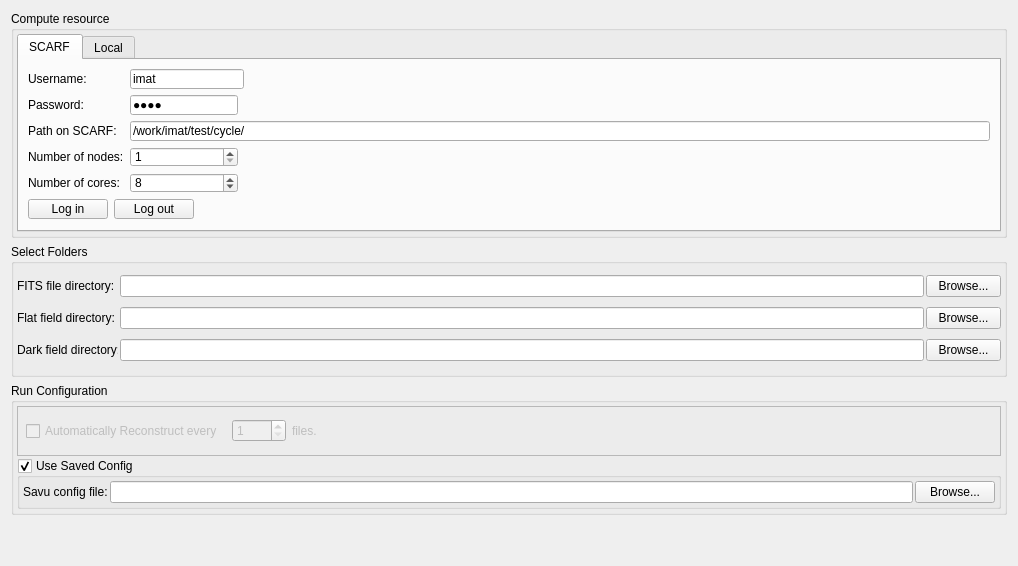
      <widget class="QWidget" name="setupTab">
       <property name="enabled">
        <bool>true</bool>
       </property>
       <attribute name="title">
        <string>Setup</string>
       </attribute>
       <layout class="QVBoxLayout" name="verticalLayout_8">
        <item>
         <widget class="QGroupBox" name="groupBox">
          <property name="sizePolicy">
           <sizepolicy hsizetype="Preferred" vsizetype="Preferred">
            <horstretch>0</horstretch>
            <verstretch>1</verstretch>
           </sizepolicy>
          </property>
          <property name="minimumSize">
           <size>
            <width>0</width>
            <height>0</height>
           </size>
          </property>
          <property name="title">
           <string>Compute resource</string>
          </property>
          <layout class="QGridLayout" name="gridLayout_25">
           <property name="margin">
            <number>3</number>
           </property>
           <property name="spacing">
            <number>2</number>
           </property>
           <item row="0" column="0">
            <widget class="QTabWidget" name="tabWidget_comp_resource">
             <property name="sizePolicy">
              <sizepolicy hsizetype="Expanding" vsizetype="Expanding">
               <horstretch>0</horstretch>
               <verstretch>1</verstretch>
              </sizepolicy>
             </property>
             <property name="minimumSize">
              <size>
               <width>0</width>
               <height>0</height>
              </size>
             </property>
             <property name="currentIndex">
              <number>0</number>
             </property>
             <widget class="QWidget" name="tab_SCARF">
              <attribute name="title">
               <string>SCARF</string>
              </attribute>
              <layout class="QGridLayout" name="gridLayout_26">
               <item row="0" column="0">
                <layout class="QGridLayout" name="gridLayout_27">
                 <item row="0" column="0">
                  <widget class="QLabel" name="label_21">
                   <property name="text">
                    <string>Username:</string>
                   </property>
                  </widget>
                 </item>
                 <item row="1" column="0">
                  <widget class="QLabel" name="label_SCARF_password">
                   <property name="text">
                    <string>Password:</string>
                   </property>
                  </widget>
                 </item>
                 <item row="1" column="1">
                  <widget class="QLineEdit" name="lineEdit_SCARF_password">
                   <property name="sizePolicy">
                    <sizepolicy hsizetype="Preferred" vsizetype="Fixed">
                     <horstretch>0</horstretch>
                     <verstretch>0</verstretch>
                    </sizepolicy>
                   </property>
                   <property name="minimumSize">
                    <size>
                     <width>0</width>
                     <height>20</height>
                    </size>
                   </property>
                   <property name="text">
                    <string>imat</string>
                   </property>
                   <property name="echoMode">
                    <enum>QLineEdit::Password</enum>
                   </property>
                   <property name="cursorPosition">
                    <number>4</number>
                   </property>
                  </widget>
                 </item>
                 <item row="2" column="1" colspan="3">
                  <widget class="QLineEdit" name="lineEdit_SCARF_path">
                   <property name="minimumSize">
                    <size>
                     <width>0</width>
                     <height>20</height>
                    </size>
                   </property>
                   <property name="text">
                    <string>/work/imat/test/cycle/</string>
                   </property>
                  </widget>
                 </item>
                 <item row="2" column="0">
                  <widget class="QLabel" name="label_22">
                   <property name="text">
                    <string>Path on SCARF:</string>
                   </property>
                  </widget>
                 </item>
                 <item row="4" column="2" colspan="2">
                  <spacer name="horizontalSpacer_17">
                   <property name="orientation">
                    <enum>Qt::Horizontal</enum>
                   </property>
                   <property name="sizeHint" stdset="0">
                    <size>
                     <width>40</width>
                     <height>20</height>
                    </size>
                   </property>
                  </spacer>
                 </item>
                 <item row="5" column="0" colspan="4">
                  <layout class="QHBoxLayout" name="horizontalLayout_8">
                   <item>
                    <widget class="QPushButton" name="pushButton_SCARF_login">
                     <property name="sizePolicy">
                      <sizepolicy hsizetype="Minimum" vsizetype="Preferred">
                       <horstretch>0</horstretch>
                       <verstretch>0</verstretch>
                      </sizepolicy>
                     </property>
                     <property name="minimumSize">
                      <size>
                       <width>0</width>
                       <height>20</height>
                      </size>
                     </property>
                     <property name="text">
                      <string>Log in</string>
                     </property>
                    </widget>
                   </item>
                   <item>
                    <widget class="QPushButton" name="pushButton_SCARF_logout">
                     <property name="sizePolicy">
                      <sizepolicy hsizetype="Minimum" vsizetype="Preferred">
                       <horstretch>0</horstretch>
                       <verstretch>0</verstretch>
                      </sizepolicy>
                     </property>
                     <property name="minimumSize">
                      <size>
                       <width>0</width>
                       <height>20</height>
                      </size>
                     </property>
                     <property name="text">
                      <string>Log out</string>
                     </property>
                    </widget>
                   </item>
                   <item>
                    <spacer name="horizontalSpacer_12">
                     <property name="orientation">
                      <enum>Qt::Horizontal</enum>
                     </property>
                     <property name="sizeHint" stdset="0">
                      <size>
                       <width>198</width>
                       <height>20</height>
                      </size>
                     </property>
                    </spacer>
                   </item>
                  </layout>
                 </item>
                 <item row="3" column="1">
                  <widget class="QSpinBox" name="spinBox_SCARFnumNodes">
                   <property name="minimumSize">
                    <size>
                     <width>0</width>
                     <height>20</height>
                    </size>
                   </property>
                   <property name="minimum">
                    <number>1</number>
                   </property>
                   <property name="maximum">
                    <number>99</number>
                   </property>
                   <property name="value">
                    <number>1</number>
                   </property>
                  </widget>
                 </item>
                 <item row="3" column="2" colspan="2">
                  <spacer name="horizontalSpacer_16">
                   <property name="orientation">
                    <enum>Qt::Horizontal</enum>
                   </property>
                   <property name="sizeHint" stdset="0">
                    <size>
                     <width>40</width>
                     <height>20</height>
                    </size>
                   </property>
                  </spacer>
                 </item>
                 <item row="0" column="1" colspan="2">
                  <widget class="QLineEdit" name="lineEdit_SCARF_username">
                   <property name="sizePolicy">
                    <sizepolicy hsizetype="Preferred" vsizetype="Fixed">
                     <horstretch>0</horstretch>
                     <verstretch>0</verstretch>
                    </sizepolicy>
                   </property>
                   <property name="minimumSize">
                    <size>
                     <width>0</width>
                     <height>20</height>
                    </size>
                   </property>
                   <property name="text">
                    <string>imat</string>
                   </property>
                  </widget>
                 </item>
                 <item row="0" column="3">
                  <spacer name="horizontalSpacer_15">
                   <property name="orientation">
                    <enum>Qt::Horizontal</enum>
                   </property>
                   <property name="sizeHint" stdset="0">
                    <size>
                     <width>40</width>
                     <height>20</height>
                    </size>
                   </property>
                  </spacer>
                 </item>
                 <item row="4" column="1">
                  <widget class="QSpinBox" name="spinBox_SCARFnumCores">
                   <property name="minimumSize">
                    <size>
                     <width>0</width>
                     <height>20</height>
                    </size>
                   </property>
                   <property name="minimum">
                    <number>1</number>
                   </property>
                   <property name="maximum">
                    <number>99</number>
                   </property>
                   <property name="value">
                    <number>8</number>
                   </property>
                  </widget>
                 </item>
                 <item row="3" column="0">
                  <widget class="QLabel" name="label_23">
                   <property name="text">
                    <string>Number of nodes:</string>
                   </property>
                  </widget>
                 </item>
                 <item row="4" column="0">
                  <widget class="QLabel" name="label_24">
                   <property name="text">
                    <string>Number of cores:</string>
                   </property>
                  </widget>
                 </item>
                 <item row="1" column="3">
                  <spacer name="horizontalSpacer_20">
                   <property name="orientation">
                    <enum>Qt::Horizontal</enum>
                   </property>
                   <property name="sizeHint" stdset="0">
                    <size>
                     <width>40</width>
                     <height>20</height>
                    </size>
                   </property>
                  </spacer>
                 </item>
                 <item row="6" column="0" colspan="4">
                  <spacer name="verticalSpacer">
                   <property name="orientation">
                    <enum>Qt::Vertical</enum>
                   </property>
                   <property name="sizeHint" stdset="0">
                    <size>
                     <width>20</width>
                     <height>40</height>
                    </size>
                   </property>
                  </spacer>
                 </item>
                </layout>
               </item>
               <item row="1" column="0">
                <spacer name="verticalSpacer_8">
                 <property name="orientation">
                  <enum>Qt::Vertical</enum>
                 </property>
                 <property name="sizeHint" stdset="0">
                  <size>
                   <width>20</width>
                   <height>4</height>
                  </size>
                 </property>
                </spacer>
               </item>
              </layout>
             </widget>
             <widget class="QWidget" name="tab_local">
              <attribute name="title">
               <string>Local</string>
              </attribute>
              <layout class="QGridLayout" name="gridLayout_28">
               <item row="0" column="0">
                <layout class="QHBoxLayout" name="horizontalLayout_6">
                 <item>
                  <widget class="QLabel" name="label_25">
                   <property name="text">
                    <string>Number of cores:</string>
                   </property>
                  </widget>
                 </item>
                 <item>
                  <widget class="QSpinBox" name="spinBox_localNumCores">
                   <property name="minimumSize">
                    <size>
                     <width>0</width>
                     <height>10</height>
                    </size>
                   </property>
                   <property name="maximum">
                    <number>99</number>
                   </property>
                   <property name="value">
                    <number>8</number>
                   </property>
                  </widget>
                 </item>
                 <item>
                  <spacer name="horizontalSpacer_18">
                   <property name="orientation">
                    <enum>Qt::Horizontal</enum>
                   </property>
                   <property name="sizeHint" stdset="0">
                    <size>
                     <width>40</width>
                     <height>20</height>
                    </size>
                   </property>
                  </spacer>
                 </item>
                </layout>
               </item>
               <item row="1" column="0">
                <spacer name="verticalSpacer_9">
                 <property name="orientation">
                  <enum>Qt::Vertical</enum>
                 </property>
                 <property name="sizeHint" stdset="0">
                  <size>
                   <width>20</width>
                   <height>82</height>
                  </size>
                 </property>
                </spacer>
               </item>
              </layout>
             </widget>
            </widget>
           </item>
          </layout>
         </widget>
        </item>
        <item>
         <widget class="QGroupBox" name="groupBox_2">
          <property name="sizePolicy">
           <sizepolicy hsizetype="Preferred" vsizetype="Preferred">
            <horstretch>0</horstretch>
            <verstretch>1</verstretch>
           </sizepolicy>
          </property>
          <property name="minimumSize">
           <size>
            <width>0</width>
            <height>100</height>
           </size>
          </property>
          <property name="title">
           <string>Select Folders</string>
          </property>
          <layout class="QGridLayout" name="gridLayout">
           <property name="margin">
            <number>3</number>
           </property>
           <property name="spacing">
            <number>2</number>
           </property>
           <item row="0" column="0">
            <widget class="QLabel" name="label_5">
             <property name="maximumSize">
              <size>
               <width>101</width>
               <height>16777215</height>
              </size>
             </property>
             <property name="text">
              <string>FITS file directory:</string>
             </property>
            </widget>
           </item>
           <item row="0" column="1">
            <widget class="QLineEdit" name="lineEdit_path_FITS"/>
           </item>
           <item row="0" column="2">
            <widget class="QPushButton" name="pushButton_fits_dir">
             <property name="maximumSize">
              <size>
               <width>75</width>
               <height>16777215</height>
              </size>
             </property>
             <property name="text">
              <string>Browse...</string>
             </property>
            </widget>
           </item>
           <item row="1" column="0">
            <widget class="QLabel" name="label_6">
             <property name="maximumSize">
              <size>
               <width>101</width>
               <height>16777215</height>
              </size>
             </property>
             <property name="text">
              <string>Flat field directory:</string>
             </property>
            </widget>
           </item>
           <item row="1" column="1">
            <widget class="QLineEdit" name="lineEdit_path_flat"/>
           </item>
           <item row="1" column="2">
            <widget class="QPushButton" name="pushButton_flat_dir">
             <property name="maximumSize">
              <size>
               <width>75</width>
               <height>16777215</height>
              </size>
             </property>
             <property name="text">
              <string>Browse...</string>
             </property>
            </widget>
           </item>
           <item row="2" column="0">
            <widget class="QLabel" name="label_7">
             <property name="maximumSize">
              <size>
               <width>101</width>
               <height>16777215</height>
              </size>
             </property>
             <property name="text">
              <string>Dark field directory:</string>
             </property>
            </widget>
           </item>
           <item row="2" column="1">
            <widget class="QLineEdit" name="lineEdit_path_dark"/>
           </item>
           <item row="2" column="2">
            <widget class="QPushButton" name="pushButton_dark_dir">
             <property name="maximumSize">
              <size>
               <width>75</width>
               <height>16777215</height>
              </size>
             </property>
             <property name="text">
              <string>Browse...</string>
             </property>
            </widget>
           </item>
          </layout>
          <zorder>lineEdit_path_FITS</zorder>
          <zorder>lineEdit_path_flat</zorder>
          <zorder>lineEdit_path_dark</zorder>
          <zorder>label_5</zorder>
          <zorder>label_6</zorder>
          <zorder>label_7</zorder>
          <zorder>pushButton_fits_dir</zorder>
          <zorder>pushButton_flat_dir</zorder>
          <zorder>pushButton_dark_dir</zorder>
         </widget>
        </item>
        <item>
         <widget class="QGroupBox" name="groupBox_run_config">
          <property name="sizePolicy">
           <sizepolicy hsizetype="Preferred" vsizetype="Preferred">
            <horstretch>0</horstretch>
            <verstretch>1</verstretch>
           </sizepolicy>
          </property>
          <property name="minimumSize">
           <size>
            <width>0</width>
            <height>100</height>
           </size>
          </property>
          <property name="title">
           <string>Run Configuration</string>
          </property>
          <layout class="QGridLayout" name="gridLayout_2">
           <property name="margin">
            <number>3</number>
           </property>
           <property name="spacing">
            <number>2</number>
           </property>
           <item row="0" column="0">
            <widget class="QFrame" name="frame">
             <property name="enabled">
              <bool>false</bool>
             </property>
             <property name="sizePolicy">
              <sizepolicy hsizetype="Preferred" vsizetype="Preferred">
               <horstretch>0</horstretch>
               <verstretch>0</verstretch>
              </sizepolicy>
             </property>
             <property name="maximumSize">
              <size>
               <width>16777215</width>
               <height>60</height>
              </size>
             </property>
             <property name="frameShape">
              <enum>QFrame::StyledPanel</enum>
             </property>
             <property name="frameShadow">
              <enum>QFrame::Raised</enum>
             </property>
             <layout class="QHBoxLayout" name="horizontalLayout">
              <property name="leftMargin">
               <number>8</number>
              </property>
              <property name="topMargin">
               <number>0</number>
              </property>
              <property name="rightMargin">
               <number>0</number>
              </property>
              <property name="bottomMargin">
               <number>0</number>
              </property>
              <item>
               <widget class="QCheckBox" name="checkBox">
                <property name="text">
                 <string>Automatically Reconstruct every </string>
                </property>
               </widget>
              </item>
              <item>
               <widget class="QSpinBox" name="spinBox">
                <property name="minimum">
                 <number>1</number>
                </property>
                <property name="maximum">
                 <number>5000</number>
                </property>
                <property name="value">
                 <number>1</number>
                </property>
               </widget>
              </item>
              <item>
               <widget class="QLabel" name="label_3">
                <property name="text">
                 <string>files.</string>
                </property>
               </widget>
              </item>
              <item>
               <spacer name="horizontalSpacer_4">
                <property name="orientation">
                 <enum>Qt::Horizontal</enum>
                </property>
                <property name="sizeHint" stdset="0">
                 <size>
                  <width>683</width>
                  <height>20</height>
                 </size>
                </property>
               </spacer>
              </item>
             </layout>
            </widget>
           </item>
           <item row="1" column="0">
            <widget class="QGroupBox" name="groupBox_saved_savu_config">
             <property name="toolTip">
              <string>If checked, a saved parameter file will be used. Otherwise the open configuration is selected.</string>
             </property>
             <property name="title">
              <string>Use Saved Config</string>
             </property>
             <property name="checkable">
              <bool>true</bool>
             </property>
             <property name="checked">
              <bool>true</bool>
             </property>
             <layout class="QGridLayout" name="gridLayout_3" rowstretch="0">
              <property name="margin">
               <number>3</number>
              </property>
              <property name="spacing">
               <number>2</number>
              </property>
              <item row="0" column="0">
               <widget class="QLabel" name="label_2">
                <property name="text">
                 <string>Savu config file:</string>
                </property>
               </widget>
              </item>
              <item row="0" column="1">
               <widget class="QLineEdit" name="lineEdit_savu_config_file"/>
              </item>
              <item row="0" column="2">
               <widget class="QPushButton" name="pushButton_savu_config_file">
                <property name="text">
                 <string>Browse...</string>
                </property>
               </widget>
              </item>
             </layout>
            </widget>
           </item>
          </layout>
          <zorder>groupBox_saved_savu_config</zorder>
          <zorder>frame</zorder>
         </widget>
        </item>
        <item>
         <spacer name="verticalSpacer_2">
          <property name="orientation">
           <enum>Qt::Vertical</enum>
          </property>
          <property name="sizeHint" stdset="0">
           <size>
            <width>20</width>
            <height>40</height>
           </size>
          </property>
         </spacer>
        </item>
       </layout>
      </widget>
